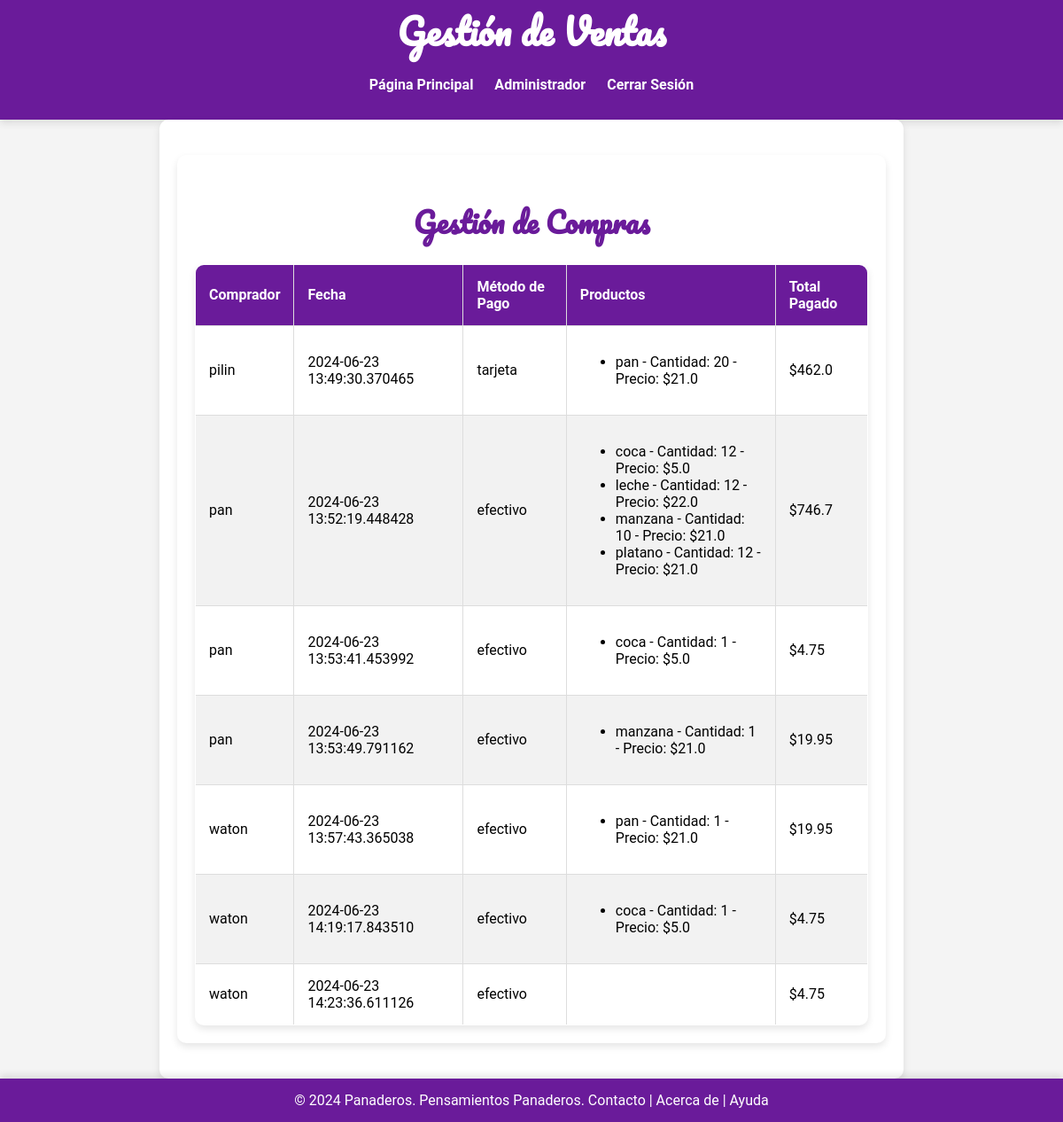
The page /gestionar_compras (signed in) on the database as committed earlier.
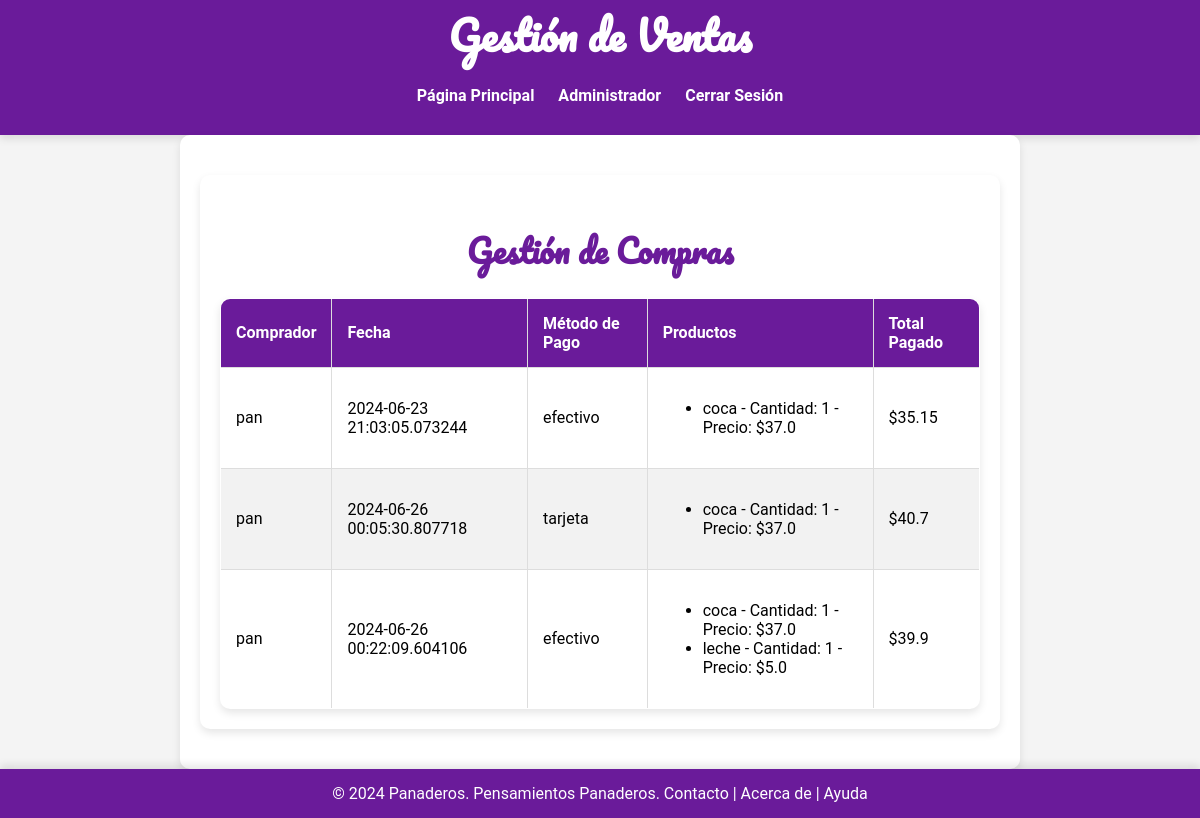
The same page on the database as committed later.
### app.py (models this page shows)
class Compra(db.Model):
    id = db.Column(db.Integer, primary_key=True)
    usuario_id = db.Column(db.Integer, db.ForeignKey('usuario.id'), nullable=False)
    fecha = db.Column(db.DateTime, nullable=False, default=datetime.utcnow)
    total = db.Column(db.Float, nullable=False)
    metodo_pago = db.Column(db.String(50), nullable=False)
    detalles = db.relationship('DetalleCompra', backref='compra', lazy=True)

class Usuario(UserMixin, db.Model):
    id = db.Column(db.Integer, primary_key=True)
    nombre_usuario = db.Column(db.String(150), unique=True, nullable=False)
    contraseña = db.Column(db.String(150), nullable=False)
    rol = db.Column(db.String(50), nullable=False)
    tarjeta = db.Column(db.String(20), nullable=True)  # Nuevo campo
    compras = db.relationship('Compra', backref='usuario', lazy=True)

class DetalleCompra(db.Model):
    id = db.Column(db.Integer, primary_key=True)
    compra_id = db.Column(db.Integer, db.ForeignKey('compra.id'), nullable=False)
    producto_id = db.Column(db.Integer, db.ForeignKey('producto.id'), nullable=False)
    cantidad = db.Column(db.Integer, nullable=False)
    precio = db.Column(db.Float, nullable=False)
    producto = db.relationship('Producto', backref='detalles')

class Producto(db.Model):
    id = db.Column(db.Integer, primary_key=True)
    nombre = db.Column(db.String(100), nullable=False)
    precio = db.Column(db.Float, nullable=False)
    cantidad = db.Column(db.Integer, nullable=False)
    imagen = db.Column(db.String(20), nullable=False, default='default.jpg')

### app.py (the view)
@app.route('/gestionar_compras')
@login_required
def gestionar_compras():
    compras = Compra.query.options(
        db.joinedload(Compra.usuario),
        db.joinedload(Compra.detalles).joinedload(DetalleCompra.producto)
    ).all()
    return render_template('gestionar_compras.html', compras=compras)

### app.py (called while the page is built)
@login_manager.user_loader
def cargar_usuario(usuario_id):
    with Session(db.engine) as session:
        return session.get(Usuario, int(usuario_id))

### templates/gestionar_compras.html
{% extends "layout.html" %}
{% block content %}
<div class="gestion-compras-container">
    <h2 class="gestion-compras-header">Gestión de Compras</h2>
    <table>
        <thead>
            <tr>
                <th>Comprador</th>
                <th>Fecha</th>
                <th>Método de Pago</th>
                <th>Productos</th>
                <th>Total Pagado</th>
            </tr>
        </thead>
        <tbody>
            {% for compra in compras %}
            <tr>
                <td>{{ compra.usuario.nombre_usuario if compra.usuario else 'Desconocido' }}</td>
                <td>{{ compra.fecha }}</td>
                <td>{{ compra.metodo_pago }}</td>
                <td>
                    <ul>
                        {% for detalle in compra.detalles %}
                        <li>{{ detalle.producto.nombre if detalle.producto else 'Producto Desconocido' }} - Cantidad: {{ detalle.cantidad }} - Precio: ${{ detalle.precio }}</li>
                        {% endfor %}
                    </ul>
                </td>
                <td>${{ compra.total }}</td>
            </tr>
            {% endfor %}
        </tbody>
    </table>
</div>
{% endblock %}

### templates/layout.html (shortened to what this page needs)
<!DOCTYPE html>
<html lang="es">
<head>
    <link rel="stylesheet" href="{{ url_for('static', filename='css/styles.css') }}">
</head>
<body>
    <header>
        <h1>Gestión de Ventas</h1>
        <nav>
            <ul>
                <li><a href="{{ url_for('index') }}">Página Principal</a></li>
                <li><a href="{{ url_for('administrador') }}">Administrador</a></li>
                {% if current_user.is_authenticated %}
                <li><a href="{{ url_for('cerrar_sesion') }}">Cerrar Sesión</a></li>
                {% else %}
                <li><a href="{{ url_for('iniciar_sesion') }}">Iniciar Sesión</a></li>
                <li><a href="{{ url_for('registrar') }}">Registrar</a></li>
                {% endif %}
            </ul>
        </nav>
    </header>
    <main>
        {% block content %}{% endblock %}
    </main>
    <footer>
        <p>&copy; 2024 Panaderos. Pensamientos Panaderos. <a href="willyguevara046@gmail.com">Contacto</a> | <a href="#">Acerca de</a> | <a href="#">Ayuda</a></p>
    </footer>
</body>
</html>

### static/css/styles.css (style rules this page uses)
body { display: flex; flex-direction: column; min-height: 100vh; font-family: 'Roboto', sans-serif; margin: 0; padding: 0; background-color: #f4f4f4; }
header { background-color: #6A1B9A; color: white; padding-top: 0px; padding-bottom: 14px; padding-left: 15px; padding-right: 15px; text-align: center; box-shadow: 0 4px 8px rgba(0,0,0,0.1); }
header h1 { font-family: 'Pacifico', cursive; font-size: 2.5em; margin: 0; color: white; }
nav ul { list-style-type: none; padding: 0; }
nav ul li { display: inline; margin: 0 10px; }
nav ul li a { color: white; text-decoration: none; font-weight: bold; position: relative; display: inline-block; }
nav ul li a::after { content: ''; position: absolute; width: 100%; transform: scaleX(0); height: 2px; bottom: -3px; left: 0; background-color: white; transform-origin: bottom right; transition: transform 0.25s ease-out; }
main { flex: 1; padding: 20px; max-width: 800px; margin: auto; background-color: white; box-shadow: 0 4px 8px rgba(0,0,0,0.1); border-radius: 10px; }
h1, h2 { color: #333; }
h2 { font-family: 'Pacifico', cursive; font-size: 2em; color: #6A1B9A; }
a { color: #6A1B9A; text-decoration: none; }
footer { background-color: #6A1B9A; color: white; text-align: center; padding: 10px 0; margin-top: auto; box-shadow: 0 -4px 8px rgba(0,0,0,0.1); }
footer p { margin: 5px 0; }
footer a { color: white; text-decoration: none; }
table { width: 100%; border-collapse: collapse; margin-top: 20px; }
table, th, td { border: 1px solid #ddd; }
th, td { padding: 15px; text-align: left; }
th { background-color: #303F9F; color: white; }
tr:nth-child(even) { background-color: #f2f2f2; }
table { width: 100%; border-collapse: collapse; margin-top: 20px; background-color: white; box-shadow: 0 4px 8px rgba(0, 0, 0, 0.1); border-radius: 10px; overflow: hidden; }
th { background-color: #6A1B9A; color: white; }
td { border-bottom: 1px solid #ddd; }
.gestion-compras-container { background-color: white; padding: 20px; border-radius: 10px; box-shadow: 0 4px 8px rgba(0,0,0,0.1); margin-top: 20px; max-width: 1000px; margin: 20px auto; }
.gestion-compras-header { font-family: 'Pacifico', cursive; color: #6A1B9A; text-align: center; margin-bottom: 20px; }
.gestion-compras-container table { width: 100%; border-collapse: collapse; }
.gestion-compras-container th, .gestion-compras-container td { padding: 15px; text-align: left; border-bottom: 1px solid #ddd; }
.gestion-compras-container th { background-color: #6A1B9A; color: white; }
.gestion-compras-container tr:nth-child(even) { background-color: #f2f2f2; }

Rows that differ between the two databases and show on the page:
removed Compra: usuario "pilin", fecha "2024-06-23 13:49:30.370465", metodo_pago "tarjeta", total "462.0", DetalleCompra (producto "pan", cantidad "20", precio "21.0")
removed DetalleCompra: producto "coca", cantidad "12", precio "5.0", shown under Compra "pan"
removed DetalleCompra: producto "coca", cantidad "1", precio "5.0", shown under Compra (number 3 of 3 on the later page)
removed Compra: usuario "pan", fecha "2024-06-23 13:53:49.791162", metodo_pago "efectivo", total "19.95"
removed DetalleCompra: producto "manzana", cantidad "1", precio "21.0", shown under "pan"
removed Compra: usuario "waton", fecha "2024-06-23 13:57:43.365038", metodo_pago "efectivo", total "19.95"
removed DetalleCompra: producto "pan", cantidad "1", precio "21.0", shown under "waton"
removed Compra: usuario "waton", fecha "2024-06-23 14:19:17.843510", metodo_pago "efectivo", total "4.75"
removed DetalleCompra: producto "coca", cantidad "1", precio "5.0", shown under "waton"
removed Compra: usuario "waton", fecha "2024-06-23 14:23:36.611126", metodo_pago "efectivo", total "4.75"
added Compra: usuario "pan", fecha "2024-06-23 21:03:05.073244", metodo_pago "efectivo", total "35.15", DetalleCompra (producto "coca", cantidad "1", precio "37.0")
changed Compra: fecha "2024-06-23 13:52:19.448428" → "2024-06-26 00:05:30.807718"; metodo_pago "efectivo" → "tarjeta"; total "746.7" → "40.7"; loses DetalleCompra (producto "leche", cantidad "12", precio "22.0"); loses DetalleCompra (producto "manzana", cantidad "10", precio "21.0")
changed DetalleCompra (number 2 of 4 on the later page): producto "platano" → "coca"; cantidad "12" → "1"; precio "21.0" → "37.0"
changed Compra (number 3 of 3 on the later page): fecha "2024-06-23 13:53:41.453992" → "2024-06-26 00:22:09.604106"; gains DetalleCompra (producto "coca", cantidad "1", precio "37.0"); gains DetalleCompra (producto "leche", cantidad "1", precio "5.0"); total "4.75" → "39.9"
